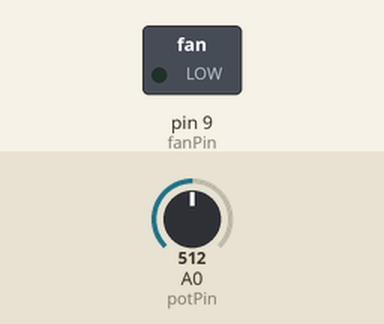
Recording of a sketch running on a simulated Arduino Uno, built with avr-gcc and run on an emulated ATmega328P. On the bench: switched loads named in the sketch (green lamp = pin HIGH). The test bench sets the inputs (shaded band); at power-on: A0 (potPin) = 512.

Above: at 0.05 s.
At 19.95 s:
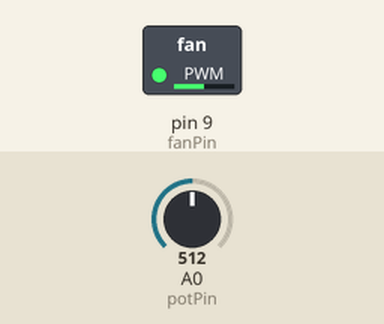
Timing chart, 0 to 26.0 s (numbered marks = the images above):
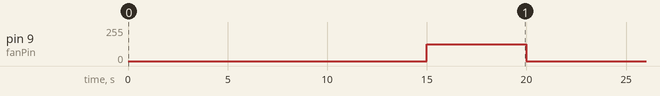

The sketch:

ex2_b_.ino
```cpp
const int fanPin = 9;    // PWM pin
const int potPin = A0;   // Potentiometer pin

void setup() {
  pinMode(fanPin, OUTPUT);
}

void loop() {
  delay(15000); // Wait 15 seconds
  int potValue = analogRead(potPin); // Read potentiometer (0-1023)
  int pwmValue = map(potValue, 0, 1023, 0, 255); // Convert to PWM range
  analogWrite(fanPin, pwmValue); // Set fan speed
  delay(5000); // Fan runs for 5 seconds
  analogWrite(fanPin, 0); // Turn off fan
}
```

Measured:
- by itself, pin 9 (fanPin): alternates 127/255 for 5.0 s and 0/255 for 15.0 s
